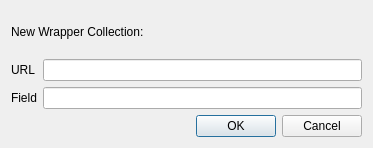
<?xml version="1.0" encoding="UTF-8"?>
<ui version="4.0">
 <class>NewWrapperCollection</class>
 <widget class="QDialog" name="NewWrapperCollection">
  <property name="geometry">
   <rect>
    <x>0</x>
    <y>0</y>
    <width>373</width>
    <height>148</height>
   </rect>
  </property>
  <property name="windowTitle">
   <string>Dialog</string>
  </property>
  <layout class="QVBoxLayout" name="verticalLayout">
   <item>
    <widget class="QLabel" name="infoLabel">
     <property name="text">
      <string>New Wrapper Collection:</string>
     </property>
    </widget>
   </item>
   <item>
    <layout class="QFormLayout" name="formLayout">
     <property name="topMargin">
      <number>0</number>
     </property>
     <item row="1" column="0">
      <widget class="QLabel" name="label">
       <property name="text">
        <string>URL</string>
       </property>
      </widget>
     </item>
     <item row="1" column="1">
      <widget class="QLineEdit" name="urlLine"/>
     </item>
     <item row="2" column="0">
      <widget class="QLabel" name="label_2">
       <property name="text">
        <string>Field</string>
       </property>
      </widget>
     </item>
     <item row="2" column="1">
      <widget class="QLineEdit" name="fieldLine"/>
     </item>
    </layout>
   </item>
   <item>
    <widget class="QDialogButtonBox" name="buttonBox">
     <property name="orientation">
      <enum>Qt::Horizontal</enum>
     </property>
     <property name="standardButtons">
      <set>QDialogButtonBox::Cancel|QDialogButtonBox::Ok</set>
     </property>
    </widget>
   </item>
  </layout>
 </widget>
 <resources/>
 <connections>
  <connection>
   <sender>buttonBox</sender>
   <signal>accepted()</signal>
   <receiver>NewWrapperCollection</receiver>
   <slot>accept()</slot>
   <hints>
    <hint type="sourcelabel">
     <x>227</x>
     <y>138</y>
    </hint>
    <hint type="destinationlabel">
     <x>157</x>
     <y>147</y>
    </hint>
   </hints>
  </connection>
  <connection>
   <sender>buttonBox</sender>
   <signal>rejected()</signal>
   <receiver>NewWrapperCollection</receiver>
   <slot>reject()</slot>
   <hints>
    <hint type="sourcelabel">
     <x>295</x>
     <y>138</y>
    </hint>
    <hint type="destinationlabel">
     <x>286</x>
     <y>147</y>
    </hint>
   </hints>
  </connection>
 </connections>
</ui>
